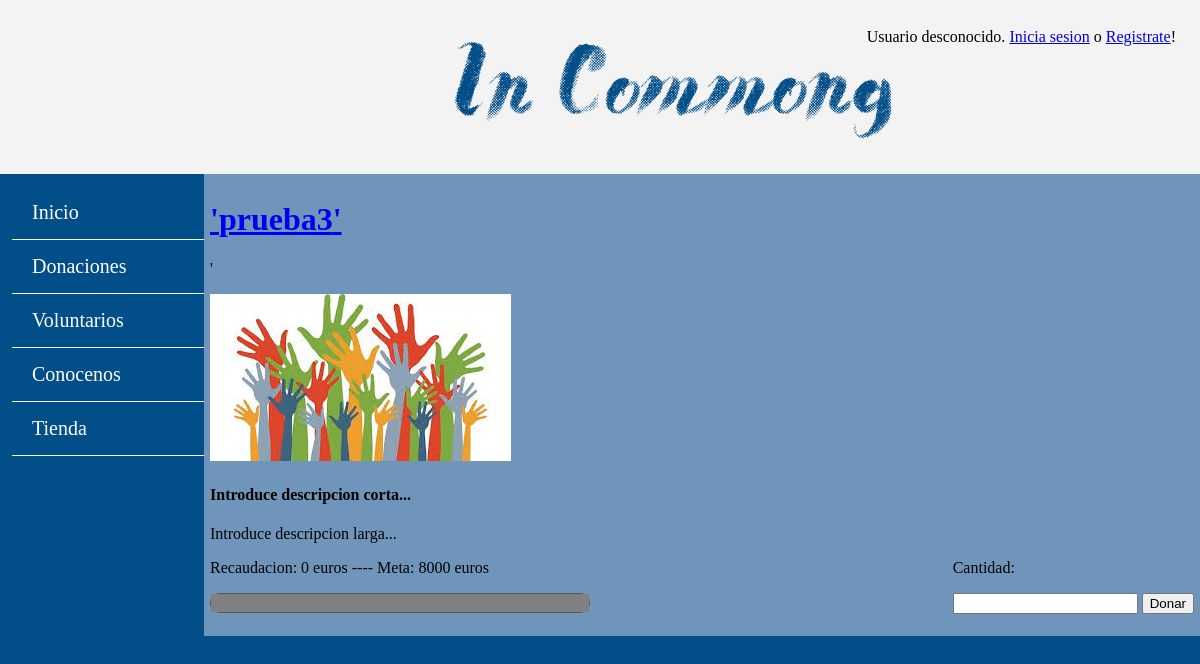
The app's page /donaciones.php?id=9 with its own data.
### tables this page shows
CREATE TABLE `proyecto` (
  `idProyecto` int(10) NOT NULL,
  `CIFOng` varchar(9) NOT NULL,
  `fechaCreacion` datetime NOT NULL DEFAULT CURRENT_TIMESTAMP,
  `dineroNecesario` int(11) NOT NULL,
  `dineroAcumulado` int(11) NOT NULL DEFAULT '0',
  `nombre` varchar(50) NOT NULL,
  `descripcionCorta` mediumtext NOT NULL,
  `descripcionLarga` longtext NOT NULL,
  `imagen` varchar(50) NOT NULL,
  `numVoluntarios` int(11) NOT NULL,
  `fechaFin` timestamp NOT NULL DEFAULT CURRENT_TIMESTAMP ON UPDATE CURRENT_TIMESTAMP
);

### includes/DaoScripts/DaoProyectos.php (called while the page is built, shortened)
<?php
	require_once '/../ModelScripts/Proyectos.php';
	class DaoProyectos{
		function seleccionaProyecto($idProyecto){
			$app = App::getSingleton();
    		$con = $app->conexionBd();
			$sql = "SELECT * FROM proyecto WHERE idProyecto = '$idProyecto'";
			$rs = $con->query($sql) or die ($con->error);
			$resultado = "";
			if($rs != NULL)
			{
				while($lista = $rs->fetch_assoc()){
					$resultado =  new Proyectos($lista['idProyecto'], $lista['CIFOng'], $lista['fechaCreacion'], $lista['dineroNecesario'], $lista['dineroAcumulado'], $lista['nombre'], $lista['descripcionCorta'], $lista['descripcionLarga'], $lista['imagen'], $lista['numVoluntarios'], $lista['fechaFin']);
				}
				return ($resultado);
			}
		}
	}
?>

### includes/ModelScripts/GestorProyectos.php (called while the page is built, shortened)
<?php
	class GestorProyectos{
		private $dao;
		function __construct(){
			require_once '/../DaoScripts/DaoProyectos.php';
			$this->dao = new DaoProyectos();
		}
		public function getProyecto($id){
			return ($this->dao->seleccionaProyecto($id));
		}
	}
?>

### includes/ModelScripts/Proyectos.php (called while the page is built, shortened)
<?php
	class Proyectos{
		private $cifOng;
		private $dineroNecesario;
		private $dineroAcumulado;
		private $nombre;
		private $descripcionCorta;
		private $descripcionLarga;
		private $imagen;
		function __construct($idProyecto, $cifOng, $fechaCreacion, $dineroNecesario, $dineroAcumulado, $nombre, $descripcionCorta, $descripcionLarga, $imagen, $numVoluntarios, $fechaFin){
			$this->cifOng = $cifOng;
			$this->dineroNecesario = $dineroNecesario;
			$this->dineroAcumulado = $dineroAcumulado;
			$this->nombre = $nombre;
			$this->descripcionCorta = $descripcionCorta;
			$this->descripcionLarga = $descripcionLarga;
			$this->imagen = $imagen;
		}
		public function getNombre(){return $this->nombre;}
		public function getCifOng(){return $this->cifOng;}
		public function getDineroNecesario(){return $this->dineroNecesario;}
		public function getDineroAcumulado(){return $this->dineroAcumulado;}
		public function getDescripcionCorta(){return $this->descripcionCorta;}
		public function getDescripcionLarga(){return $this->descripcionLarga;}
		public function getImagen(){return $this->imagen;}
	}
?>

### includes/ViewScripts/DonacionesVista.php (the view, shortened to what this page needs)
<?php
	class vistaDonaciones{
		private $ListaProyectos;
		function __construct(){
			require_once '/../ModelScripts/GestorProyectos.php';
			$this->ListaProyectos = new GestorProyectos();
		}
		function muestraDonacionesProyecto($id){
			$lista = $this->ListaProyectos->getProyecto($id);
			  	$nombre =  $lista->getNombre();
				$imagen = $lista->getImagen();
				$id = $lista->getIdProyecto();
				$dineroAcumulado =  $lista->getDineroAcumulado();
				$CIFOng = $lista->getCifOng();
				$dineroNecesario =  $lista->getDineroNecesario();
				$descLarga =  $lista->getDescripcionLarga();
				$descCorta = $lista->getDescripcionCorta();
	 			$html = <<<EOS
					<div class="contenido">
						<div id = 'fundacion'>
							<h1><a href="perfilOng.php?ong=$CIFOng">'$nombre'</a></h1>'
						</div>
						<div id = 'imagenONG'>
							<p><img src= "$imagen" /></p>
							<h4>$descCorta</h4>
							<p>$descLarga</p>
						</div>
						<div id = "datos">
						<div id = "recaudado">
							<div id="recaudacion">Recaudacion: $dineroAcumulado euros   ----   Meta: $dineroNecesario euros</div>
							<div id = "barrainformativa">
								<p><progress value="$dineroAcumulado" max="$dineroNecesario"></progress></p>
							</div>
						</div>
						<div id = "datoscantidad">
							<div id= "cantidad"> Cantidad:</div>
								<form action="vistaDonacion.php?idProyect" method="POST">
									<p><input type="text" name="cantidad">
									<input type="hidden" name="idProyect" value="$id">
									<input type= "submit" name ="donar" value = "Donar" size="20">
									</p>
								</form>
							</div>
						</div>
					</div>
EOS;
				echo $html;
		}
	}
?>

### css/estilos.css (style rules this page uses)
html body { height: 100%; min-width: 850px; margin: 0%; }
.contenido { float: left; padding: 0.5%; width: 82%; height: 82%; min-width: 500px; min-height: 400px; background: #6F95BB; vertical-align: center; }
#datos { float: center; }
#recaudado { float:left; }
progress { float: left; height: 18px; width:380px; height: 20px; }
#datoscantidad { float: right; display: inline-block; }

### css/colorsandtext.css (style rules this page uses)
html body { background: #024e88; }
progress { background-color: #f3f3f3; border: 1px solid #555; border-radius: 10px; -moz-border-radius: 10px; -ms-border-radius: 10px; -o-border-radius: 10px; -webkit-border-radius: 10px; }

### records on screen
proyecto: nombre "prueba3", imagen (picture), descripcionCorta "Introduce descripcion corta...", descripcionLarga "Introduce descripcion larga...", dineroAcumulado "0", dineroNecesario "8000"
